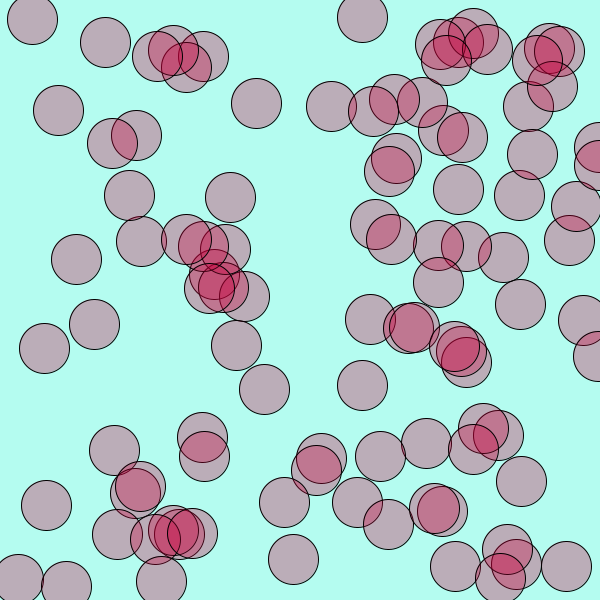
Frame 1 (no input)
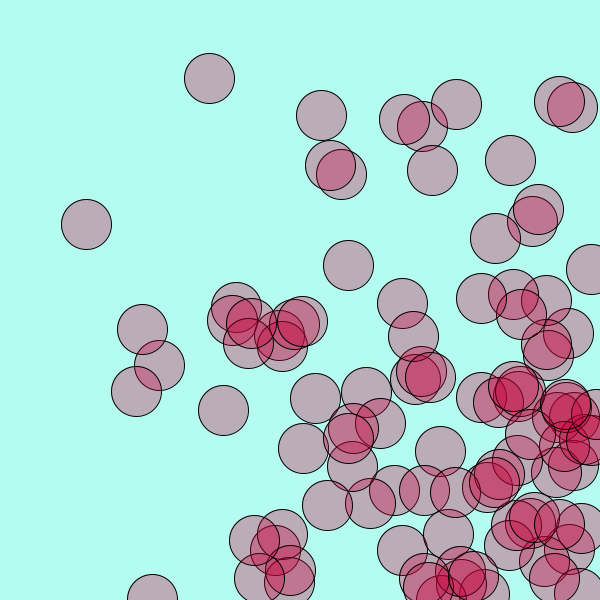
Frame 60 (the mouse pressed at the canvas centre just before this capture)
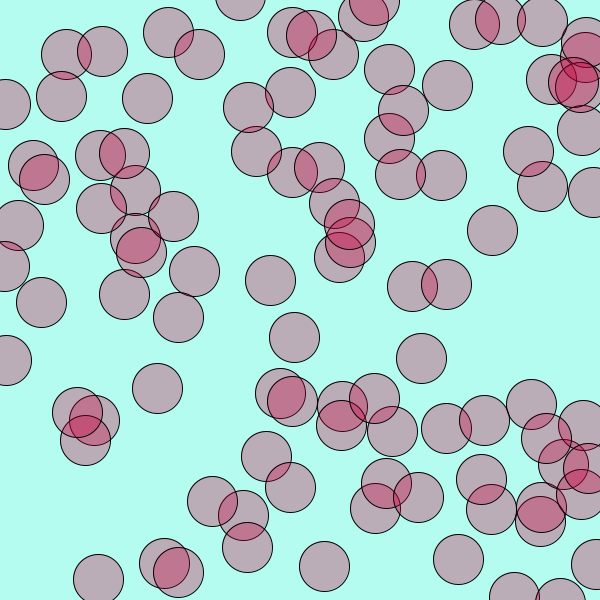
Frame 120 (the mouse held since frame 60 and released just before this capture)

The Processing sketch that drew these frames (run headless with seeded random() and noise(); from frame 60 on, the mouse is pressed at the canvas centre):

// Processing sketch: processing_106067
// ── processing_106067.pde

int total = 100;
int [] a;
int [] b;
int [] posX;
int [] posY;

void setup() {
  size(600, 600);
  frameRate(30);
  a=new int[total];
  b=new int[total];
  posX=new int[total];
  posY=new int[total];
  
    for (int i= 0; i < total; i++) {
    posX[i]=int(random(0, 600));
    posY[i]=int(random(0, 600));
    a[i] = int(random(1, 10));
    b[i] = int(random(1, 10));
    }
}

void draw() {
  background(180, 252, 240);
  for (int i= 0; i < total; i++) {
    posX[i]=posX[i]+a[i];
    posY[i]=posY[i]+b[i];
    fill (200, 0, 60, 80);
    ellipse(posX[i], posY[i], 50, 50);

    if (posX[i] > width || posX[i] < 0) {
      a[i] *= -1;
    }
    if (posY[i] > height || posY[i] < 0 ) {
      b[i] *= -1;
    }
  }
}
